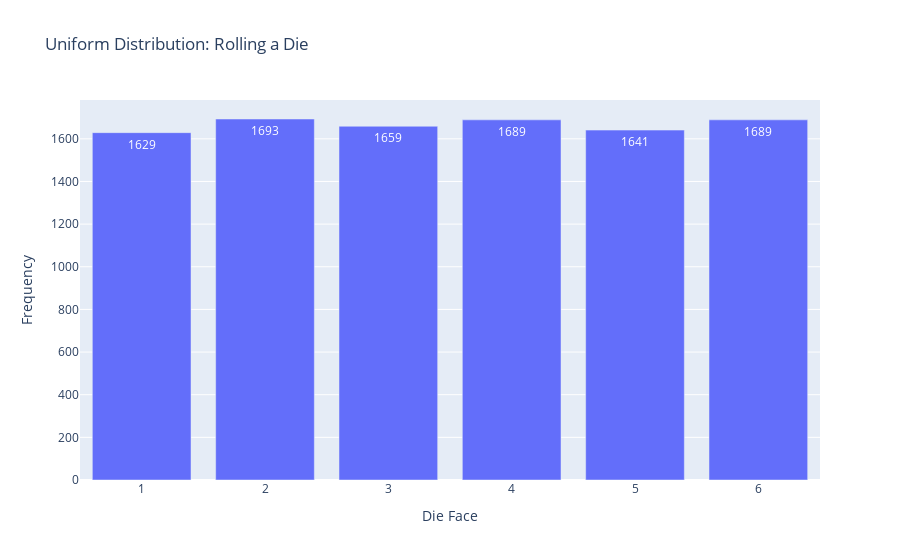

Notebook code for this chart:
### Markdown cell above
### 1. Uniform Distributions

Every outcome in a given range is equally likely. It is used in simulations and random sampling.

### Code cell
import plotly.graph_objects as go

# Simulate rolling a fair six-sided die 10,000 times
die_rolls = np.random.randint(1, 7, size=10000)
unique, counts = np.unique(die_rolls, return_counts=True)

fig = go.Figure(data=[go.Bar(x=unique, y=counts, text=counts, textposition='auto')])
fig.update_layout(
    title='Uniform Distribution: Rolling a Die',
    xaxis_title='Die Face',
    yaxis_title='Frequency'
)
fig.show()

### Figure 1 — Plotly figure (JSON) as saved in the notebook; plotly's stock layout.template omitted (floating-point values rounded to 4 significant figures)
{"data": [{"text": [1629, 1693, 1659, 1689, 1641, 1689], "textposition": "auto", "type": "bar", "x": [1, 2, 3, 4, 5, 6], "y": [1629, 1693, 1659, 1689, 1641, 1689]}], "layout": {"title": {"text": "Uniform Distribution: Rolling a Die"}, "xaxis": {"title": {"text": "Die Face"}}, "yaxis": {"title": {"text": "Frequency"}}}}
